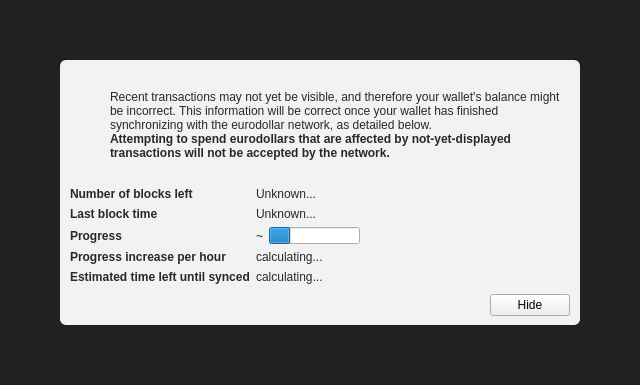
<?xml version="1.0" encoding="UTF-8"?>
<ui version="4.0">
 <class>ModalOverlay</class>
 <widget class="ModalOverlay" name="ModalOverlay">
  <property name="geometry">
   <rect>
    <x>0</x>
    <y>0</y>
    <width>640</width>
    <height>385</height>
   </rect>
  </property>
  <property name="windowTitle">
   <string>Form</string>
  </property>
  <layout class="QVBoxLayout" name="verticalLayout" stretch="0">
   <property name="sizeConstraint">
    <enum>QLayout::SetDefaultConstraint</enum>
   </property>
   <property name="leftMargin">
    <number>0</number>
   </property>
   <property name="topMargin">
    <number>0</number>
   </property>
   <property name="rightMargin">
    <number>0</number>
   </property>
   <property name="bottomMargin">
    <number>0</number>
   </property>
   <item>
    <widget class="QWidget" name="bgWidget" native="true">
     <property name="styleSheet">
      <string notr="true">#bgWidget { background: rgba(0,0,0,220); }</string>
     </property>
     <layout class="QVBoxLayout" name="verticalLayoutMain" stretch="1">
      <property name="leftMargin">
       <number>60</number>
      </property>
      <property name="topMargin">
       <number>60</number>
      </property>
      <property name="rightMargin">
       <number>60</number>
      </property>
      <property name="bottomMargin">
       <number>60</number>
      </property>
      <item>
       <widget class="QWidget" name="contentWidget" native="true">
        <property name="styleSheet">
         <string notr="true">#contentWidget { background: rgba(255,255,255,240); border-radius: 6px; }

QLabel { color: rgb(40,40,40);  }</string>
        </property>
        <layout class="QVBoxLayout" name="verticalLayoutSub" stretch="1,0,0,0">
         <property name="spacing">
          <number>0</number>
         </property>
         <property name="leftMargin">
          <number>10</number>
         </property>
         <property name="topMargin">
          <number>10</number>
         </property>
         <property name="rightMargin">
          <number>10</number>
         </property>
         <property name="bottomMargin">
          <number>10</number>
         </property>
         <item>
          <layout class="QHBoxLayout" name="horizontalLayoutIconText" stretch="0,1">
           <property name="topMargin">
            <number>20</number>
           </property>
           <item>
            <layout class="QVBoxLayout" name="verticalLayoutIcon">
             <property name="leftMargin">
              <number>0</number>
             </property>
             <item>
              <widget class="QPushButton" name="warningIcon">
               <property name="enabled">
                <bool>false</bool>
               </property>
               <property name="text">
                <string/>
               </property>
               <property name="icon">
                <iconset>
                 <normaloff>:/icons/warning</normaloff>
                 <disabledoff>:/icons/warning</disabledoff>:/icons/warning</iconset>
               </property>
               <property name="iconSize">
                <size>
                 <width>48</width>
                 <height>48</height>
                </size>
               </property>
               <property name="flat">
                <bool>true</bool>
               </property>
              </widget>
             </item>
             <item>
              <spacer name="verticalSpacerWarningIcon">
               <property name="orientation">
                <enum>Qt::Vertical</enum>
               </property>
               <property name="sizeHint" stdset="0">
                <size>
                 <width>20</width>
                 <height>40</height>
                </size>
               </property>
              </spacer>
             </item>
            </layout>
           </item>
           <item>
            <layout class="QVBoxLayout" name="verticalLayoutInfoText">
             <property name="leftMargin">
              <number>0</number>
             </property>
             <property name="topMargin">
              <number>0</number>
             </property>
             <item>
              <widget class="QLabel" name="infoText">
               <property name="text">
                <string>Recent transactions may not yet be visible, and therefore your wallet's balance might be incorrect. This information will be correct once your wallet has finished synchronizing with the eurodollar network, as detailed below.</string>
               </property>
               <property name="textFormat">
                <enum>Qt::RichText</enum>
               </property>
               <property name="wordWrap">
                <bool>true</bool>
               </property>
              </widget>
             </item>
             <item>
              <widget class="QLabel" name="infoTextStrong">
               <property name="font">
                <font>
                 <weight>75</weight>
                 <bold>true</bold>
                </font>
               </property>
               <property name="text">
                <string>Attempting to spend eurodollars that are affected by not-yet-displayed transactions will not be accepted by the network.</string>
               </property>
               <property name="textFormat">
                <enum>Qt::RichText</enum>
               </property>
               <property name="wordWrap">
                <bool>true</bool>
               </property>
              </widget>
             </item>
             <item>
              <spacer name="verticalSpacerInTextSpace">
               <property name="orientation">
                <enum>Qt::Vertical</enum>
               </property>
               <property name="sizeHint" stdset="0">
                <size>
                 <width>20</width>
                 <height>40</height>
                </size>
               </property>
              </spacer>
             </item>
            </layout>
           </item>
          </layout>
         </item>
         <item>
          <spacer name="verticalSpacerAfterText">
           <property name="orientation">
            <enum>Qt::Vertical</enum>
           </property>
           <property name="sizeHint" stdset="0">
            <size>
             <width>20</width>
             <height>40</height>
            </size>
           </property>
          </spacer>
         </item>
         <item>
          <layout class="QFormLayout" name="formLayout">
           <property name="fieldGrowthPolicy">
            <enum>QFormLayout::FieldsStayAtSizeHint</enum>
           </property>
           <property name="horizontalSpacing">
            <number>6</number>
           </property>
           <property name="verticalSpacing">
            <number>6</number>
           </property>
           <property name="topMargin">
            <number>10</number>
           </property>
           <item row="0" column="0">
            <widget class="QLabel" name="labelNumberOfBlocksLeft">
             <property name="font">
              <font>
               <weight>75</weight>
               <bold>true</bold>
              </font>
             </property>
             <property name="text">
              <string>Number of blocks left</string>
             </property>
            </widget>
           </item>
           <item row="0" column="1">
            <widget class="QLabel" name="numberOfBlocksLeft">
             <property name="text">
              <string>Unknown...</string>
             </property>
            </widget>
           </item>
           <item row="1" column="0">
            <widget class="QLabel" name="labelLastBlockTime">
             <property name="font">
              <font>
               <weight>75</weight>
               <bold>true</bold>
              </font>
             </property>
             <property name="text">
              <string>Last block time</string>
             </property>
            </widget>
           </item>
           <item row="1" column="1">
            <widget class="QLabel" name="newestBlockDate">
             <property name="sizePolicy">
              <sizepolicy hsizetype="Maximum" vsizetype="Preferred">
               <horstretch>0</horstretch>
               <verstretch>0</verstretch>
              </sizepolicy>
             </property>
             <property name="text">
              <string>Unknown...</string>
             </property>
            </widget>
           </item>
           <item row="2" column="0">
            <widget class="QLabel" name="labelSyncDone">
             <property name="font">
              <font>
               <weight>75</weight>
               <bold>true</bold>
              </font>
             </property>
             <property name="text">
              <string>Progress</string>
             </property>
            </widget>
           </item>
           <item row="2" column="1">
            <layout class="QHBoxLayout" name="horizontalLayoutSync" stretch="0,1">
             <item>
              <widget class="QLabel" name="percentageProgress">
               <property name="text">
                <string notr="true">~</string>
               </property>
              </widget>
             </item>
             <item>
              <widget class="QProgressBar" name="progressBar">
               <property name="value">
                <number>24</number>
               </property>
               <property name="format">
                <string/>
               </property>
              </widget>
             </item>
            </layout>
           </item>
           <item row="4" column="0">
            <widget class="QLabel" name="labelProgressIncrease">
             <property name="font">
              <font>
               <weight>75</weight>
               <bold>true</bold>
              </font>
             </property>
             <property name="text">
              <string>Progress increase per hour</string>
             </property>
            </widget>
           </item>
           <item row="4" column="1">
            <widget class="QLabel" name="progressIncreasePerH">
             <property name="text">
              <string>calculating...</string>
             </property>
            </widget>
           </item>
           <item row="5" column="0">
            <widget class="QLabel" name="labelEstimatedTimeLeft">
             <property name="font">
              <font>
               <weight>75</weight>
               <bold>true</bold>
              </font>
             </property>
             <property name="text">
              <string>Estimated time left until synced</string>
             </property>
            </widget>
           </item>
           <item row="5" column="1">
            <widget class="QLabel" name="expectedTimeLeft">
             <property name="text">
              <string>calculating...</string>
             </property>
            </widget>
           </item>
          </layout>
         </item>
         <item>
          <layout class="QHBoxLayout" name="horizontalLayoutButtons">
           <property name="leftMargin">
            <number>10</number>
           </property>
           <property name="topMargin">
            <number>10</number>
           </property>
           <item>
            <spacer name="horizontalSpacer">
             <property name="orientation">
              <enum>Qt::Horizontal</enum>
             </property>
             <property name="sizeHint" stdset="0">
              <size>
               <width>40</width>
               <height>20</height>
              </size>
             </property>
            </spacer>
           </item>
           <item>
            <widget class="QPushButton" name="closeButton">
             <property name="text">
              <string>Hide</string>
             </property>
            </widget>
           </item>
          </layout>
         </item>
        </layout>
       </widget>
      </item>
     </layout>
    </widget>
   </item>
  </layout>
 </widget>
 <customwidgets>
  <customwidget>
   <class>ModalOverlay</class>
   <extends>QWidget</extends>
   <header>qt/modaloverlay.h</header>
   <container>1</container>
  </customwidget>
 </customwidgets>
 <resources/>
 <connections/>
</ui>
